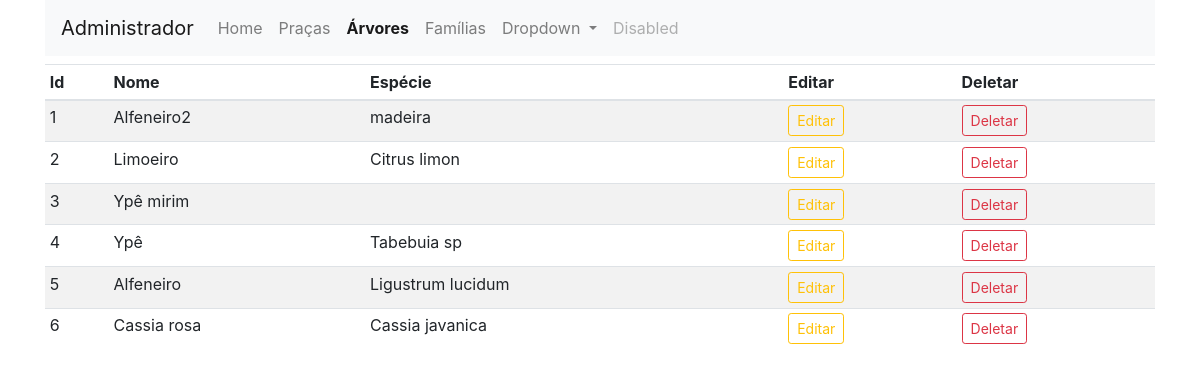
The page /arvores (signed in) on the database its author committed.
### app_arbo/trees/models.py (models this page shows)
class Arvore (db.Model):
    id=db.Column(db.Integer,primary_key=True)
    name=db.Column(db.String(30),nullable=False,unique=True)
    especie=db.Column(db.String(100),nullable=False,unique=True) #teste

### app_arbo/admin/rotas.py (the view)
@app.route('/arvores')
def arvores():
    if 'email' not in session:
        flash(f'Favor faça seu login no sistema.', 'success')
        return redirect(url_for('login'))
    arvores = Arvore.query.order_by(Arvore.id.desc()).all()
    return render_template('admin/arvores.html', title='Página Árvores', arvores=arvores)

### app_arbo/templates/admin/arvores.html (shortened to what this page needs)
{% extends 'layouts.html' %}
{% block content %}
<div class="container">
    <nav class="navbar navbar-expand-lg navbar-light bg-light">
        <a class="navbar-brand" href="/admin">Administrador</a>
        <div class="collapse navbar-collapse" id="navbarSupportedContent">
          <ul class="navbar-nav mr-auto">
            <li class="nav-item ">
              <a class="nav-link" href="/admin">Home <span class="sr-only">(current)</span></a>
            </li>
            <li class="nav-item">
              <a class="nav-link" href="/pracas">Praças</a>
            </li>
            <li class="nav-item active">
              <a class="nav-link" href="/arvores"><strong>Árvores</strong></a>
            </li>
            <li class="nav-item">
              <a class="nav-link" href="/familias">Famílias</a>
            </li>
            <li class="nav-item dropdown">
              <a class="nav-link dropdown-toggle" href="#" id="navbarDropdown" role="button" data-toggle="dropdown" aria-haspopup="true" aria-expanded="false">
                Dropdown
              </a>
            </li>
            <li class="nav-item">
              <a class="nav-link disabled" href="#" tabindex="-1" aria-disabled="true">Disabled</a>
            </li>
          </ul>
        </div>
      </nav>
</div>
<div class="container mt-2">
    <table class="table table-sm table-striped">
        <thead>
            <th>Id</th>
            <th>Nome</th>
            <th>Espécie</th>
            <th></th>
            <th>Editar</th>
            <th>Deletar</th>
        </thead>
        <tbody>
            {% if arvores %}
            {% for arvore in arvores %}
            <tr>
                <td>{{loop.index}}</td>
                <td>{{arvore.name}}</td>
                <td>{{arvore.especie}}</td>
                <td></td>
                <td><a href="" class="btn btn-sm btn-outline-warning">Editar</a></td>
                <td><a href="" class="btn btn-sm btn-outline-danger">Deletar</a></td>
            </tr>
            {% endfor %}
            {% endif %}
        </tbody>
    </table>
</div>
{% endblock content %}

### rows shown on the page
Arvore: name "Alfeneiro2", especie "madeira"
Arvore: name "Limoeiro", especie "Citrus limon"
Arvore: name "Ypê mirim"
Arvore: name "Ypê", especie "Tabebuia sp"
Arvore: name "Alfeneiro", especie "Ligustrum lucidum"
Arvore: name "Cassia rosa", especie "Cassia javanica"
